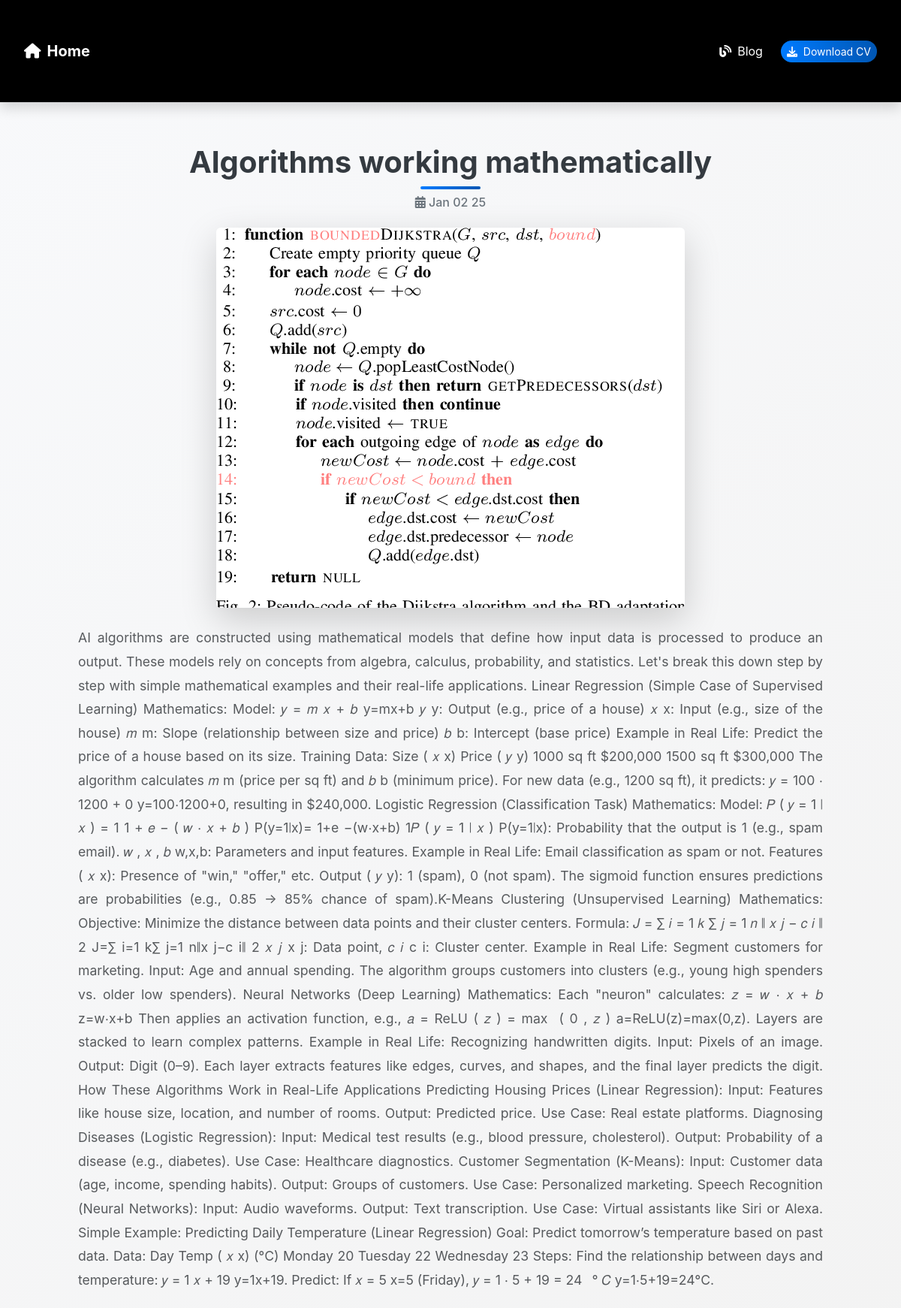
The app's page /blog/5 with its own data.
### webportfolio/apps/blog/models.py (models this page shows)
class Post(models.Model):
    title = models.CharField(max_length=100)
    description = models.TextField()
    image = models.ImageField(upload_to='blog/images/')
    date = models.DateField(datetime.date.today)

### webportfolio/apps/blog/views.py (the view)
# urls.py: path('<int:post_id>', post_detail, name='post_detail'),
def post_detail(request, post_id):
    post = get_object_or_404(Post, pk=post_id)
    return render(request,'detail.html',{'post':post})

### webportfolio/apps/blog/templates/detail.html
{% extends 'layout.html' %}
{% block content %}
<div class="container">
<div class="text-center mb-4">
<h2 class="post-title">{{post.title}}</h2>
    <h3 class="post-date">
        <i class="fas fa-calendar-alt"></i> {{post.date|date:'M d y'}}</h3>
</div>
    <div class="post-image text-center mb-4">
    <img src="{{post.image.url}}" alt="{{post.title}}" class="img-fluid rounded shadow-lg">
    </div>
<div class="post-description text-justify px-md-5">
    <p class="text-muted">{{ post.description}}</p>
</div>
</div>
{% endblock %}

### webportfolio/apps/portfolio/static/main.css (style rules this page uses)
body { background: linear-gradient(135deg, #f8f9fb, #f3f3f3); color: #ffffff; font-family: 'Inter', sans-serif; }
.container { max-width: 1200px; margin: 0 auto; padding: 2rem; }
.post-title { font-size: 2.5rem; font-weight: 700; color: #343a40; margin-bottom: 0.5rem; position: relative; }
.post-title::after { content: ''; display: block; width: 80px; height: 4px; background: linear-gradient(to right, #007bff, #0056b3); margin: 0.5rem auto 0; border-radius: 2px; }
.post-date { font-size: 1rem; color: #6c757d; margin-bottom: 1rem; }
.post-image img { border-radius: 10px; box-shadow: 0 4px 10px rgba(0, 0, 0, 0.1); transition: transform 0.3s ease; }
.post-description { font-size: 1.1rem; line-height: 1.8; color: #495057; text-align: justify; }

### records on screen
Post: title "Algorithms working mathematically", date "Jan 02 25", image (picture), description "AI algorithms are constructed using mathematical models that define how input data is processed to produce an output. These models rely on concepts from algebra, calculus, probability, and statistics. Let's break this down step by step with simple mathematical examples and their real-life applications. Linear Regression (Simple Case of Supervised Learning) Mathematics: Model: 𝑦 = 𝑚 𝑥 + 𝑏 y=mx+b 𝑦 y: Output (e.g., price of a house) 𝑥 x: Input (e.g., size of the house) 𝑚 m: Slope (relationship between size and price) 𝑏 b: Intercept (base price) Example in Real Life: Predict the price of a house based on its size. Training Data: Size ( 𝑥 x) Price ( 𝑦 y) 1000 sq ft $200,000 1500 sq ft $300,000…"
